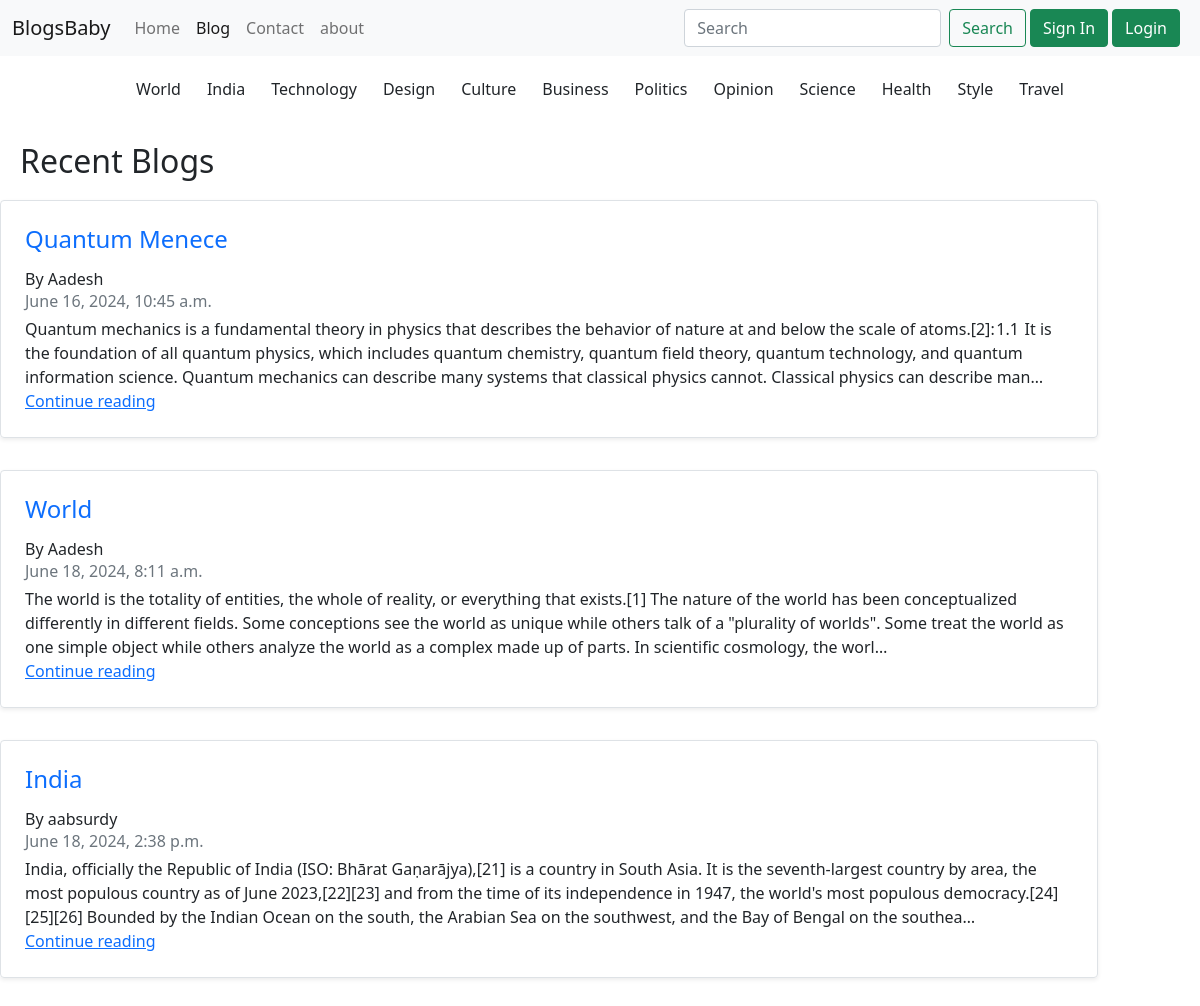
Page /Blogs/ on the committed database.
### Blogs/models.py (models this page shows, shortened)
class Post(models.Model):
    Sno = models.AutoField(primary_key=True)
    author = models.CharField(max_length=100)
    title = models.CharField(max_length=250)
    slug = models.CharField(max_length=140)
    timestamp = models.DateTimeField(blank=True)
    content = models.TextField()

### Blogs/views.py (the view)
# urls.py: path('',views.blogpage ,name = "blogpage"),
def blogpage(request):
    allposts = Post.objects.all()
    context = {'allposts':allposts}
    return render(request,'Blogs/blogpage.html',context)

### templates/Blogs/blogpage.html (shortened to what this page needs)
{% extends 'basic.html' %}
{% block blogactive %}active{% endblock blogactive %}
{% block body %}
<div class="nav-scroller py-1 mb-2">
    <nav class="nav d-flex justify-content-center" style="margin:10px"><center>
        <form class="d-flex justify-content-justify" method="get" action="/search" role="search">
            <button class="btn btn" type="submit" id="query" name="query" value="World">World</button>
            <button class="btn btn" type="submit" id="query" name="query" value="India">India</button>
            <button class="btn btn" type="submit" id="query" name="query" value="Technology">Technology</button>
            <button class="btn btn" type="submit" id="query" name="query" value="Design">Design</button>
            <button class="btn btn" type="submit" id="query" name="query" value="Culture">Culture</button>
            <button class="btn btn" type="submit" id="query" name="query" value="Business">Business</button>
            <button class="btn btn" type="submit" id="query" name="query" value="Politics">Politics</button>
            <button class="btn btn" type="submit" id="query" name="query" value="Opinion">Opinion</button>
            <button class="btn btn" type="submit" id="query" name="query" value="Science">Science</button>
            <button class="btn btn" type="submit" id="query" name="query" value="Health">Health</button>
            <button class="btn btn" type="submit" id="query" name="query" value="Style">Style</button>
            <button class="btn btn" type="submit" id="query" name="query" value="Travel">Travel</button>
        </form></center>
    </nav>
</div>
<h2 style="margin:20px">Recent Blogs</h2>
{% for Post in allposts %}
<div class="row mb-2">
    <div class="col-11">
        <div class="row g-0 border rounded overflow-hidden flex-md-row mb-4 shadow-sm h-md-250 position-relative">
            <div class="col p-4 d-flex flex-column position-static">
                <strong class="d-inline-block mb-2 text-primary"><h4>{{Post.title}}</h4></strong>
                <h6 class="mb-0">By {{Post.author}}</h6>
                <div class="mb-1 text-muted">{{Post.timestamp}}</div>
                <p class="card-text mb-auto">{{Post.content | truncatechars:400}}</p>
                <a href="/Blogs/{{Post.slug}}" class="stretched-link">Continue reading</a>
            </div>
        </div>
    </div>
</div>
{% endfor %}
{% endblock body %}

### rows in the picture
Post: title "Quantum Menece", author "Aadesh", timestamp "June 16, 2024, 10:45 a.m.", content "Quantum mechanics is a fundamental theory in physics that describes the behavior of nature at and below the scale of atoms.[2]: 1.1 It is the foundation of all quantum physics, which includes quantum chemistry, quantum field theory, quantum technology, and quantum information science. Quantum mechanics can describe many systems that classical physics cannot. Classical physics can describe man…"
Post: title "World", author "Aadesh", timestamp "June 18, 2024, 8:11 a.m.", content "The world is the totality of entities, the whole of reality, or everything that exists.[1] The nature of the world has been conceptualized differently in different fields. Some conceptions see the world as unique while others talk of a \"plurality of worlds\". Some treat the world as one simple object while others analyze the world as a complex made up of parts. In scientific cosmology, the worl…"
Post: title "India", author "aabsurdy", timestamp "June 18, 2024, 2:38 p.m.", content "India, officially the Republic of India (ISO: Bhārat Gaṇarājya),[21] is a country in South Asia. It is the seventh-largest country by area, the most populous country as of June 2023,[22][23] and from the time of its independence in 1947, the world's most populous democracy.[24][25][26] Bounded by the Indian Ocean on the south, the Arabian Sea on the southwest, and the Bay of Bengal on the southea…"
